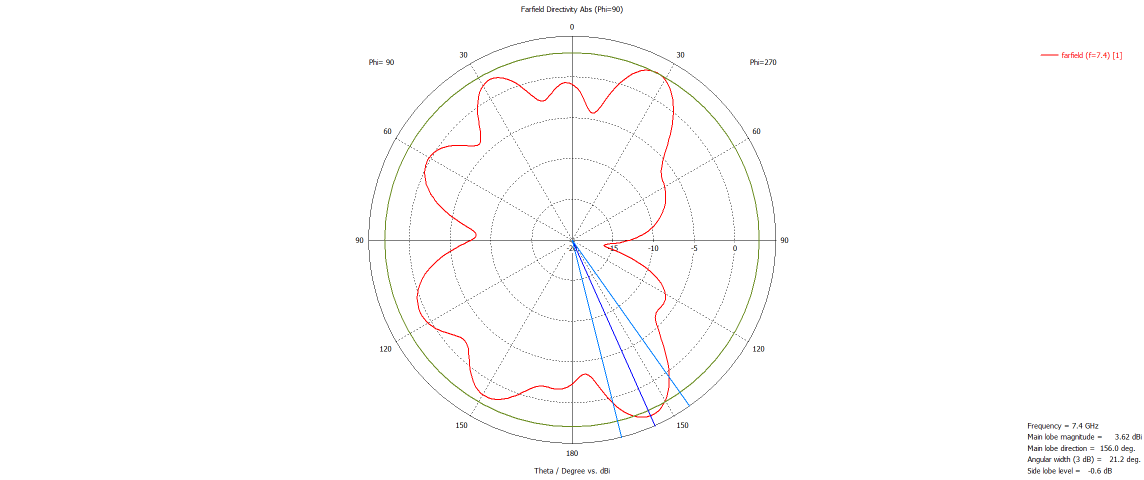
#> input picture papers/paper2/cst_screenshots/7p4GHz_radiation_pattern_port1_without_metasurface.png, 2288 x 959 px (shown at 1/2 size)
$ python digitize_polar.py
#> lines starting #> are read from the running program, lines starting #| are printed output that depends on the picture; after the words box and inside, x2 and y2 are one past the last pixel; in counts of white or black regions, pixels touching at a corner belong together
"""Digitise a CST polar far-field cut (red curve on a polar grid) from a screenshot.

    python papers/digitize_polar.py

The centre is where the two axis lines cross, the grid circles are found from the dark pixels, and the radial scale
is fixed by the values printed on the circles (given below for each screenshot). Each curve is checked against the
main-lobe magnitude and direction that CST prints beside the plot. Output: papers/data/*_pattern_*.csv with the angle
in degrees clockwise from the top of the plot (theta on the right half, -theta on the left half) and the directivity.
"""
from __future__ import annotations

from pathlib import Path

import numpy as np
from PIL import Image
from scipy.signal import find_peaks

HERE = Path(__file__).resolve().parent

# screenshot, output, value at the centre (dBi), dB between neighbouring circles, value on the innermost circle,
# CST read-out (main lobe magnitude in dBi, direction in degrees) used as the check
JOBS = [
    ("paper2/cst_screenshots/7p4GHz_radiation_pattern_port1_without_metasurface.png", "p2_pattern_noms", 5.0, -15.0,
     (3.62, 156.0)),
    ("paper2/cst_screenshots/7p4GHz_radiation_pattern_port1_with_metasurface.png", "p2_pattern_ms", 5.0, -10.0,
     (4.14, 6.0)),
    ("paper1/cst_screenshots/pattern_5p3GHz_without.png", "p1_pattern_5p3_noms", 5.0, -15.0, (3.56, 176.0)),
    ("paper1/cst_screenshots/pattern_5p3GHz_with.png", "p1_pattern_5p3_ms", 5.0, -15.0, (3.88, 2.0)),
]


def grid(rgb: np.ndarray) -> tuple[int, int, np.ndarray]:
    """Centre (x, y) and the radii of the grid circles, the last one being the solid outer circle."""
    dark = (rgb < 120).all(axis=2)
    cx, cy = int(dark.sum(axis=0).argmax()), int(dark.sum(axis=1).argmax())
    yy, xx = np.where(dark)
    r = np.hypot(xx - cx, yy - cy)
    hist = np.bincount(np.round(r).astype(int), minlength=int(r.max()) + 2).astype(float)
    density = hist / np.maximum(1, 2 * np.pi * np.arange(len(hist)))
    peaks, _ = find_peaks(density[15:], height=0.12, distance=4)
    return cx, cy, peaks + 15


def digitise(path: Path, db_per_circle: float, first_circle: float, step_deg: float) -> tuple[np.ndarray, np.ndarray]:
    rgb = np.asarray(Image.open(path).convert("RGB")).astype(float)
    cx, cy, circles = grid(rgb)
    px_per_db = float(np.mean(np.diff(circles[:-1]))) / db_per_circle if len(circles) > 2 else \
        (circles[-1] - circles[0]) / db_per_circle
    weight = np.clip((rgb[..., 0] - np.maximum(rgb[..., 1], rgb[..., 2])) / 255, 0, 1)
    yy, xx = np.where(weight > 0.25)
    r = np.hypot(xx - cx, yy - cy)
    keep = (r <= circles[-1] * 1.01) & (r > 2)
    xx, yy, r, w = xx[keep], yy[keep], r[keep], weight[yy[keep], xx[keep]]
    angle = np.degrees(np.arctan2(xx - cx, -(yy - cy)))            # 0 at the top, clockwise positive
    bins = np.arange(-180, 180 + step_deg, step_deg)
    which = np.digitize(angle, bins) - 1
    centres, values = [], []
    for k in range(len(bins) - 1):
        m = which == k
        if m.sum() < 2:
            continue
        radius = np.sum(r[m] * w[m]) / np.sum(w[m])
        centres.append(0.5 * (bins[k] + bins[k + 1]))
        values.append(first_circle + (radius - circles[0]) / px_per_db)
    centres, values = np.array(centres), np.array(values)
    # The blue marker lines of CST cross the curve and leave gaps and steps. Fill every bin on a regular grid by
    # circular interpolation, remove single-bin steps with a median of three, then average over three bins.
    full = 0.5 * (bins[:-1] + bins[1:])
    filled = np.interp(full, centres, values, period=360)
    n = len(filled)
    med = np.median(np.stack([np.roll(filled, -1), filled, np.roll(filled, 1)]), axis=0)
    half = max(1, int(round(1.5 / step_deg)))
    smooth = np.mean(np.stack([np.roll(med, k) for k in range(-half, half + 1)]), axis=0)
    assert len(smooth) == n
    return full, smooth


def main() -> None:
    for shot, name, db_per_circle, first_circle, (mag, direction) in JOBS:
        path = HERE / shot
        step = 1.0 if Image.open(path).size[0] > 1500 else 2.0
#> step = 1
        angle, value = digitise(path, db_per_circle, first_circle, step)
#> in grid, `dark = (rgb < 120).all(axis=2)`:
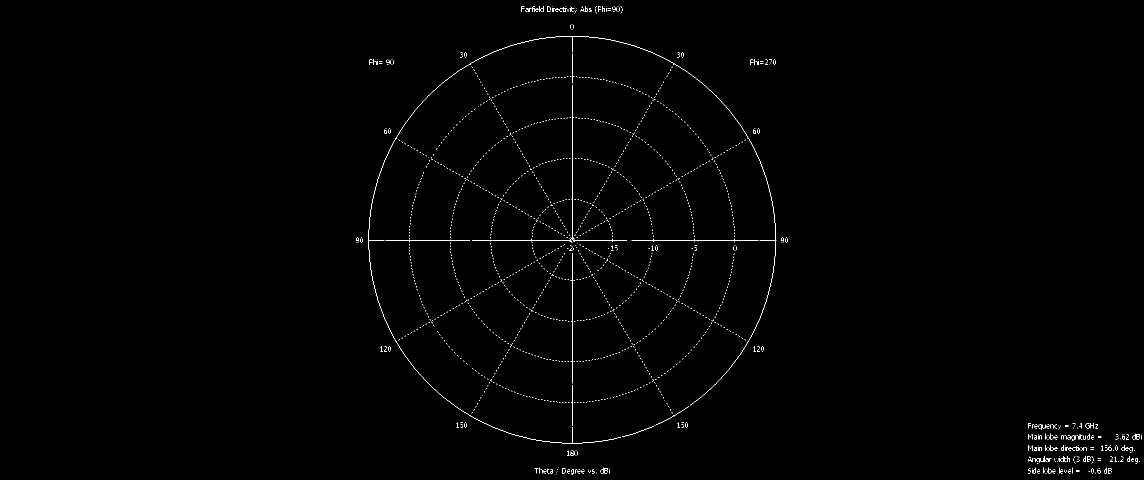
#> dark: shape (959, 2288) bool (shown at 1/2 size); 0.5% white in thin lines or dots, all inside (x1, y1, x2, y2) = (712, 12, 2283, 950)
#> in grid, `cx, cy = int(dark.sum(axis=0).argmax()), int(dark.sum(axis=1).argmax())`: cx = 1144; cy = 480
#> in grid, `yy, xx = np.where(dark)`: yy = 10963 values from 12 to 949; xx = 10963 values, max 2282 at index 8759, min 712 at index 4204, mean 1317.1
#> in grid, `r = np.hypot(xx - cx, yy - cy)`: r = 10963 values, max 1218.4 at index 10334, min 1 at index 4264, mean 441.2
#> in grid, `hist = np.bincount(np.round(r).astype(int), minlength=int(r.max()) + 2..`: hist = 1220 values, max 958 at index 407, min 0 at index 0, mean 8.99
#> in grid, `density = hist / np.maximum(1, 2 * np.pi * np.arange(len(hist)))`: density = 1220 values, max 0.716 at index 4, min 0 at index 0, mean 0.00804
#> in grid, `peaks, _ = find_peaks(density[15:], height=0.12, distance=4)`: peaks = [66, 147, 229, 310, 392]
#> in digitise, `cx, cy, circles = grid(rgb)`: cx = 1144; cy = 480; circles = [81, 162, 244, 325, 407]
#> in digitise, `px_per_db = float(np.mean(np.diff(circles[:-1]))) / db_per_circle if l..`: px_per_db = 16.27
#> in digitise, `weight = np.clip((rgb[..., 0] - np.maximum(rgb[..., 1], rgb[..., 2])) ..`:
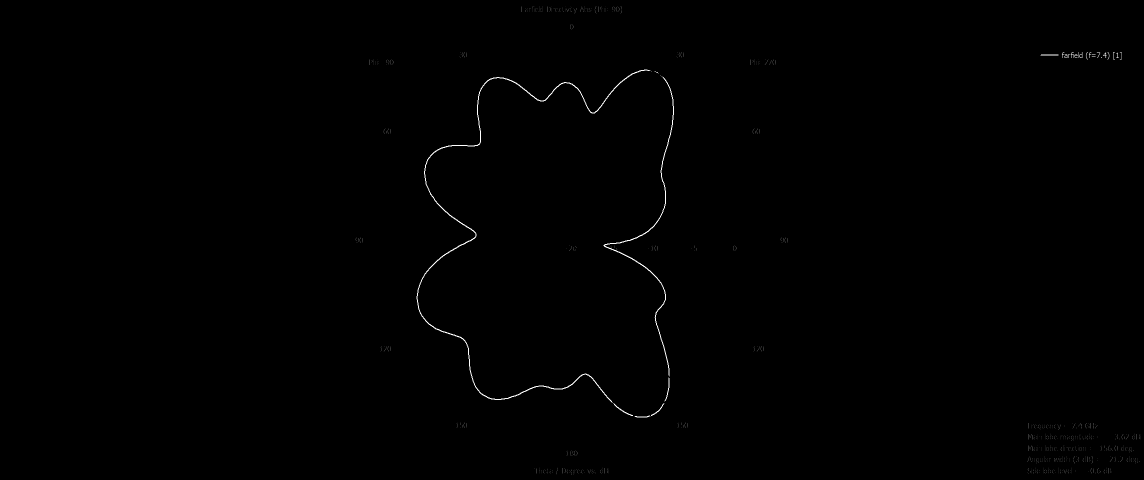
#> weight: shape (959, 2288) float64 (shown at 1/2 size); min 0, max 1, mean 0.00289
#> in digitise, `yy, xx = np.where(weight > 0.25)`: yy = 7370 values from 12 to 949; xx = 7370 values, max 2278 at index 6563, min 711 at index 3444, mean 1293.7
#> in digitise, `r = np.hypot(xx - cx, yy - cy)`: r = 7370 values, max 1217.5 at index 7092, min 12.04 at index 3712, mean 434.1
#> in digitise, `xx, yy, r, w = xx[keep], yy[keep], r[keep], weight[yy[keep], xx[keep]]`: xx = 5323 values, max 1472 at index 2826, min 833 at index 3478, mean 1116.1; yy = 5323 values from 139 to 834; r = 5323 values, max 385.3 at index 5260, min 12.04 at index 2755, mean 278.9; w = 5323 values, max 1 at index 0, min 0.286 at index 2774, mean 0.988
#> in digitise, `angle = np.degrees(np.arctan2(xx - cx, -(yy - cy)))`: angle = 5323 values, max 180 at index 4440, min -179.8 at index 4461, mean 2.16
#> in digitise, `which = np.digitize(angle, bins) - 1`: which = 5323 values, max 360 at index 4440, min 0 at index 4449, mean 181.7
#> the loop in digitise, `for k in range(len(bins) - 1):` made 360 passes
#> radius on passes 1 to 3: 289.9, 293, 295.3
#> after the loop in digitise, `for k in range(len(bins) - 1):`: centres = 360 values from -179.5 to 179.5; values = 360 values, max 3.65 at index 335, min -15.86 at index 279, mean -2.91
#> in digitise, `filled = np.interp(full, centres, values, period=360)`: filled has the same summary as values
#> in digitise, `n = len(filled)`: n = 360
#> in digitise, `med = np.median(np.stack([np.roll(filled, -1), filled, np.roll(filled,..`: med = 360 values, max 3.63 at index 334, min -15.74 at index 278, mean -2.91
#> in digitise, `half = max(1, int(round(1.5 / step_deg)))`: half = 2
#> in digitise, `smooth = np.mean(np.stack([np.roll(med, k) for k in range(-half, half ..`: smooth = 360 values, max 3.6 at index 335, min -15.54 at index 280, mean -2.91
#> angle = 360 values from -179.5 to 179.5; value has the same summary as smooth in digitise
        k = int(value.argmax())
#> k = 335
        print(f"{name}: {len(angle)} points; maximum {value[k]:.2f} dBi at {abs(angle[k]):.0f} deg "
              f"(CST read-out: {mag:.2f} dBi at {direction:.0f} deg)")
#| p2_pattern_noms: 360 points; maximum 3.60 dBi at 156 deg (CST read-out: 3.62 dBi at 156 deg)
        lines = [f"# Directivity pattern, phi = 90 deg cut, digitised from {shot} with papers/digitize_polar.py",
                 "# angle: degrees clockwise from the top of the CST plot (right half = phi 270 deg, left half = "
                 "phi 90 deg; theta = |angle|)",
                 f"# check: maximum {value[k]:.2f} dBi at theta {abs(angle[k]):.0f} deg; CST prints {mag:.2f} dBi at "
                 f"{direction:.0f} deg",
                 "angle_deg,dir_dBi"]
        lines += [f"{a:.1f},{v:.3f}" for a, v in zip(angle, value)]
#> lines = 364 items
        (HERE / "data" / f"{name}.csv").write_text("\n".join(lines) + "\n")
#> pass 2 of the loop in main, `for shot, name, db_per_circle, first_circle, (mag, direction) in JOBS:`:
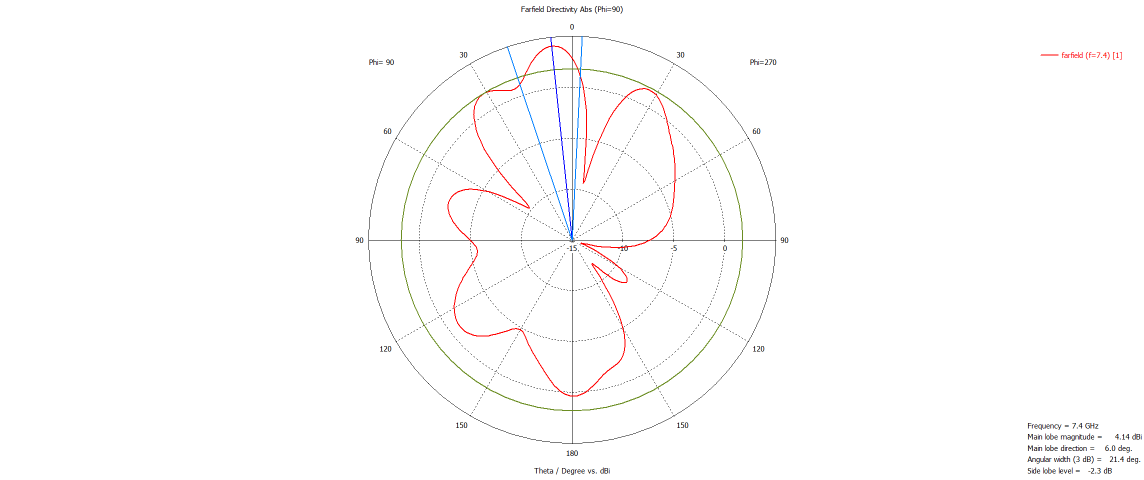
#> input picture papers/paper2/cst_screenshots/7p4GHz_radiation_pattern_port1_with_metasurface.png, 2288 x 959 px (shown at 1/2 size)
#> in grid (call 2), `dark = (rgb < 120).all(axis=2)`:
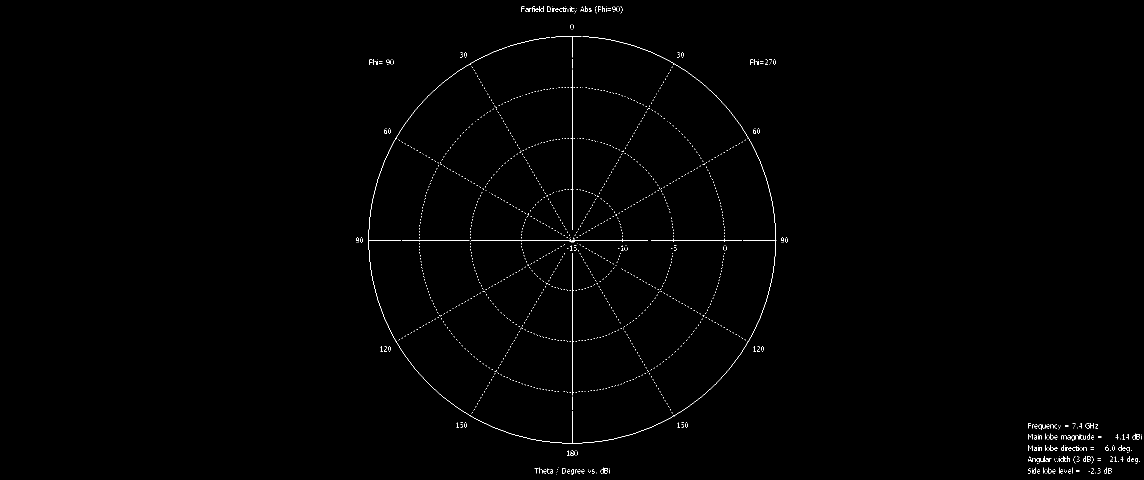
#> dark: shape (959, 2288) bool (shown at 1/2 size); 0.47% white in thin lines or dots, all inside (x1, y1, x2, y2) = (712, 12, 2283, 950)
#> in grid (call 2), `yy, xx = np.where(dark)`: yy = 10323 values from 12 to 949; xx = 10323 values, max 2282 at index 8153, min 712 at index 3890, mean 1323
#> in grid (call 2), `r = np.hypot(xx - cx, yy - cy)`: r = 10323 values, max 1218.4 at index 9702, min 1 at index 4351, mean 449.2
#> hist = 1220 values, max 957 at index 407, min 0 at index 0, mean 8.46
#> density = 1220 values, max 0.676 at index 4, min 0 at index 0, mean 0.00767
#> peaks = [87, 189, 291, 392]
#> circles = [102, 204, 306, 407]
#> px_per_db = 20.4
#> in digitise (call 2), `weight = np.clip((rgb[..., 0] - np.maximum(rgb[..., 1], rgb[..., 2])) ..`:
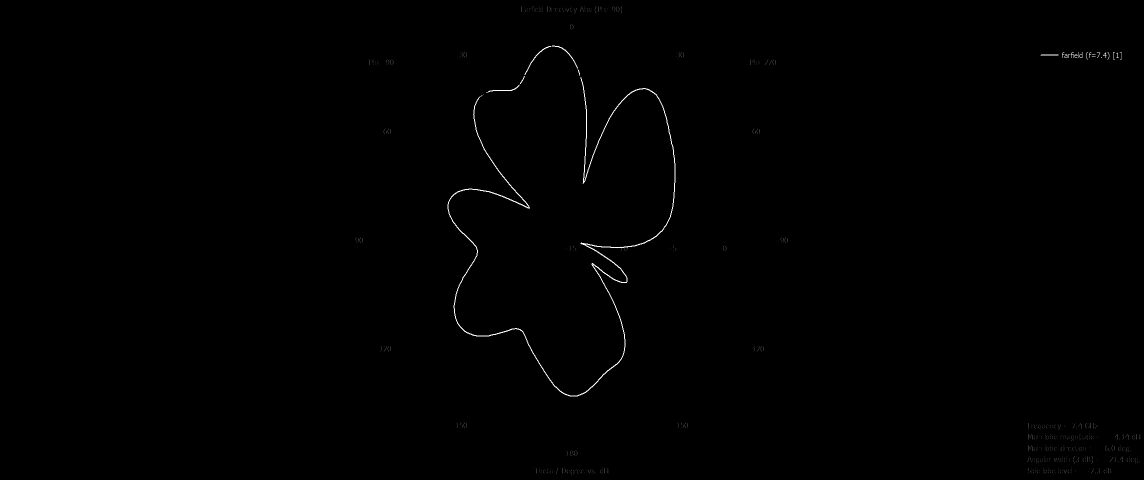
#> weight: shape (959, 2288) float64 (shown at 1/2 size); min 0, max 1, mean 0.00303
#> in digitise (call 2), `yy, xx = np.where(weight > 0.25)`: yy = 7653 values from 12 to 949; xx = 7653 values, max 2278 at index 6865, min 711 at index 4043, mean 1293.6
#> in digitise (call 2), `r = np.hypot(xx - cx, yy - cy)`: r = 7653 values, max 1217.5 at index 7387, min 11.4 at index 4287, mean 385.3
#> in digitise (call 2), `xx, yy, r, w = xx[keep], yy[keep], r[keep], weight[yy[keep], xx[keep]]`: xx = 5628 values, max 1452 at index 3570, min 895 at index 2737, mean 1129.1; yy = 5628 values from 91 to 792; r = 5628 values, max 391.1 at index 0, min 11.4 at index 3330, mean 223.7; w = 5628 values, max 1 at index 0, min 0.286 at index 3464, mean 0.991
#> in digitise (call 2), `angle = np.degrees(np.arctan2(xx - cx, -(yy - cy)))`: angle = 5628 values, max 180 at index 5597, min -179.8 at index 5615, mean 6.69
#> which = 5628 values, max 360 at index 5597, min 0 at index 5582, mean 186.2
#> the loop in digitise (call 2), `for k in range(len(bins) - 1):` made 360 passes
#> radius on passes 1 to 3: 311.4, 310.1, 308.4
#> after the loop in digitise (call 2), `for k in range(len(bins) - 1):`: values = 360 values, max 4.12 at index 174, min -13.84 at index 288, mean -3.66
#> filled has the same summary as values
#> med = 360 values, max 4.11 at index 173, min -13.82 at index 287, mean -3.65
#> smooth = 360 values, max 4.06 at index 174, min -13.75 at index 288, mean -3.65
#> value has the same summary as smooth in digitise
#> k = 174
#| p2_pattern_ms: 360 points; maximum 4.06 dBi at 6 deg (CST read-out: 4.14 dBi at 6 deg)
#> pass 3 of the loop in main, `for shot, name, db_per_circle, first_circle, (mag, direction) in JOBS:`:
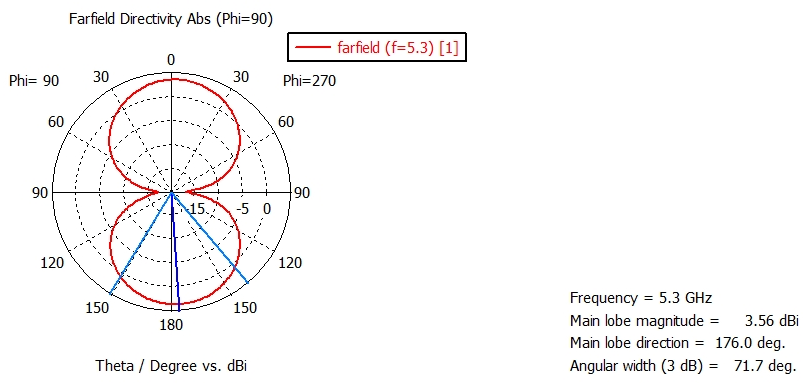
#> input picture papers/paper1/cst_screenshots/pattern_5p3GHz_without.png, 803 x 383 px
#> step = 2
#> rgb: shape (383, 803, 3) float64
#> in grid (call 3), `dark = (rgb < 120).all(axis=2)`:
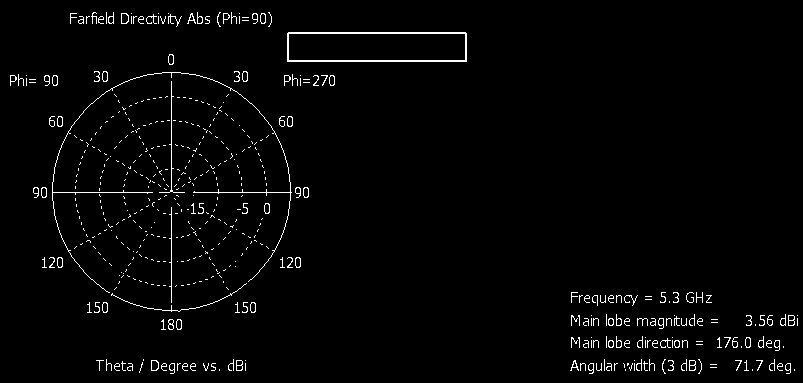
#> dark: shape (383, 803) bool; 2.2% white in thin lines or dots
#> in grid (call 3), `cx, cy = int(dark.sum(axis=0).argmax()), int(dark.sum(axis=1).argmax())`: cx = 171; cy = 192
#> in grid (call 3), `yy, xx = np.where(dark)`: yy = 6753 values from 12 to 373; xx = 6753 values, max 797 at index 4810, min 10 at index 1509, mean 334
#> in grid (call 3), `r = np.hypot(xx - cx, yy - cy)`: r = 6753 values, max 647.9 at index 6723, min 1 at index 2922, mean 246.6
#> hist = 649 values, max 262 at index 119, min 0 at index 0, mean 10.41
#> density = 649 values, max 0.477 at index 1, min 0 at index 0, mean 0.0158
#> peaks = [9, 33, 57, 81, 104]
#> in digitise (call 3), `cx, cy, circles = grid(rgb)`: cx = 171; cy = 192; circles = [24, 48, 72, 96, 119]
#> px_per_db = 4.8
#> in digitise (call 3), `weight = np.clip((rgb[..., 0] - np.maximum(rgb[..., 1], rgb[..., 2])) ..`:
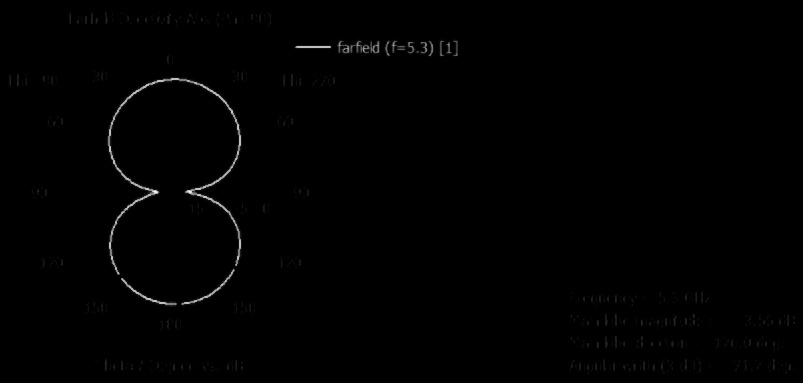
#> weight: shape (383, 803) float64; min 0, max 0.976, mean 0.00506
#> in digitise (call 3), `yy, xx = np.where(weight > 0.25)`: yy = 1894 values from 41 to 305; xx = 1894 values, max 457 at index 416, min 108 at index 818, mean 220.5
#> in digitise (call 3), `r = np.hypot(xx - cx, yy - cy)`: r = 1894 values, max 322.5 at index 16, min 13 at index 1179, mean 118.6
#> in digitise (call 3), `xx, yy, r, w = xx[keep], yy[keep], r[keep], weight[yy[keep], xx[keep]]`: xx = 1468 values, max 240 at index 391, min 108 at index 392, mean 174.3; yy = 1468 values from 78 to 305; r = 1468 values, max 114.2 at index 7, min 13 at index 753, mean 78.82; w = 1468 values, max 0.976 at index 733, min 0.259 at index 803, mean 0.611
#> in digitise (call 3), `angle = np.degrees(np.arctan2(xx - cx, -(yy - cy)))`: angle = 1468 values, max 180 at index 1413, min -179.5 at index 1457, mean 1.81
#> which = 1468 values, max 180 at index 1413, min 0 at index 1434, mean 90.41
#> the loop in digitise (call 3), `for k in range(len(bins) - 1):` made 180 passes
#> radius on passes 1 to 3: 111.5, 111.2, 110.9
#> after the loop in digitise (call 3), `for k in range(len(bins) - 1):`: centres = 177 values from -179 to 179; values = 177 values, max 3.67 at index 89, min -16.59 at index 43, mean -3.08
#> filled = 180 values, max 3.67 at index 91, min -16.59 at index 45, mean -3.21
#> n = 180
#> med = 180 values, max 3.62 at index 90, min -16.47 at index 45, mean -3.21
#> half = 1
#> smooth = 180 values, max 3.62 at index 91, min -16.46 at index 45, mean -3.21
#> in main, `angle, value = digitise(path, db_per_circle, first_circle, step)`: angle = 180 values from -179 to 179; value has the same summary as smooth in digitise
#> k = 91
#| p1_pattern_5p3_noms: 180 points; maximum 3.62 dBi at 3 deg (CST read-out: 3.56 dBi at 176 deg)
#> lines = 184 items
#> the loop made 4 passes; the first 3 are shown


if __name__ == "__main__":
    main()
